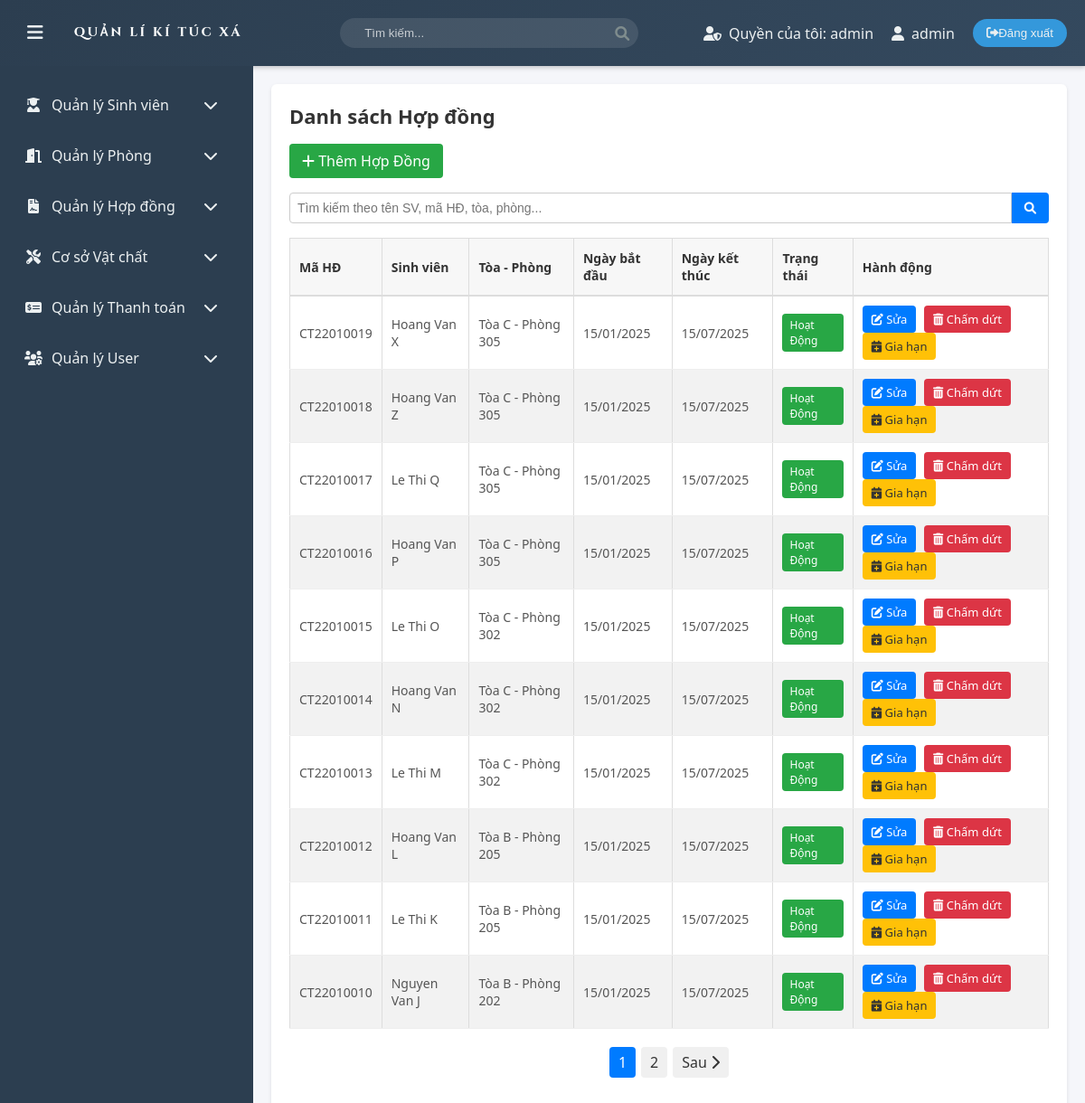
Page /php/admin/contracts_list.php (signed in) on the committed database.
### tables this page shows
CREATE TABLE IF NOT EXISTS Contracts (
    contract_id INT AUTO_INCREMENT PRIMARY KEY,
    contract_code VARCHAR(50) UNIQUE NOT NULL,
    student_id INT NOT NULL,
    room_id INT NOT NULL,
    signed_date DATE NOT NULL,          
    start_date DATE NOT NULL,           
    end_date DATE,                      
    deposit DECIMAL(10,2) DEFAULT 0.00, 
    terms TEXT,                         
    status ENUM('active', 'terminated', 'expired') DEFAULT 'active',
    created_at TIMESTAMP DEFAULT CURRENT_TIMESTAMP,
    FOREIGN KEY (student_id) REFERENCES Students(student_id) ON DELETE CASCADE,
    FOREIGN KEY (room_id) REFERENCES Rooms(room_id) ON DELETE CASCADE
);

CREATE TABLE IF NOT EXISTS Students (
    student_id INT AUTO_INCREMENT PRIMARY KEY,
    student_code VARCHAR(50) UNIQUE NOT NULL,
    full_name VARCHAR(255) NOT NULL,
    email VARCHAR(255) NOT NULL,
    phone VARCHAR(20),
    gender ENUM('Male', 'Female', 'Other') DEFAULT 'Other',
    date_of_birth DATE,
    address VARCHAR(255),
    nationality VARCHAR(50) DEFAULT 'Vietnam',
    major VARCHAR(100),
    year_of_study INT CHECK (year_of_study BETWEEN 1 AND 5),
    gpa DECIMAL(3, 2) CHECK (gpa BETWEEN 0.0 AND 4.0),
    room_id INT,
    status ENUM('Active', 'Inactive', 'Graduated') DEFAULT 'Active',
    FOREIGN KEY (room_id) REFERENCES Rooms(room_id) ON DELETE SET NULL
);

CREATE TABLE IF NOT EXISTS Rooms (
    room_id INT AUTO_INCREMENT PRIMARY KEY,
    room_code VARCHAR(50) UNIQUE NOT NULL,
    building VARCHAR(1) NOT NULL,
    floor INT NOT NULL,
    room_number VARCHAR(10) NOT NULL,
    capacity ENUM('2', '4', '8') NOT NULL,
    status ENUM('available', 'occupied', 'maintenance') DEFAULT 'available',
    price DECIMAL(10,2) NOT NULL
);

### php/admin/contracts_list.php (the view, shortened to what this page needs)
<?php
include '../config/db_connect.php';
$limit = 10;
$page  = isset($_GET['page']) ? (int)$_GET['page'] : 1;
$offset = ($page - 1) * $limit;
$searchTerm = isset($_GET['search']) ? trim($_GET['search']) : '';
$sql_count = "SELECT COUNT(*) AS total
              FROM Contracts c
              LEFT JOIN Students s ON c.student_id = s.student_id
              LEFT JOIN Rooms r ON c.room_id = r.room_id
              WHERE 1 ";
$sql_main = "SELECT c.contract_id, c.contract_code,
                    s.full_name,
                    r.building, r.room_number,
                    c.start_date, c.end_date, c.status
             FROM Contracts c
             LEFT JOIN Students s ON c.student_id = s.student_id
             LEFT JOIN Rooms r ON c.room_id = r.room_id
             WHERE 1 ";
$sql_main .= " ORDER BY c.contract_id DESC
               LIMIT ? OFFSET ?";
$stmt_count = $conn->prepare($sql_count);
$stmt_count->execute();
$result_count = $stmt_count->get_result();
$totalRow = $result_count->fetch_assoc()['total'] ?? 0;
$totalPage = $totalRow > 0 ? ceil($totalRow / $limit) : 1;
$stmt_main = $conn->prepare($sql_main);
if ($searchTerm !== '') {
    $likeStr = "%{$searchTerm}%";
    $stmt_main->bind_param('ssssii',
        $likeStr, $likeStr, $likeStr, $likeStr,
        $limit, $offset
    );
} else {
    $stmt_main->bind_param('ii', $limit, $offset);
}
$stmt_main->execute();
$result_contracts = $stmt_main->get_result();
?>
<!DOCTYPE html>
<html lang="vi">
<head>
    <link rel="stylesheet" href="../../assets/css/main.css">
    <link rel="stylesheet" href="../../assets/css/manage_contracts.css">
    <link rel="stylesheet" href="https://cdnjs.cloudflare.com/ajax/libs/font-awesome/6.0.0/css/all.min.css">
</head>
<body>
    <?php include 'layout/header.php'; ?>
    <div class="container">
        <?php include 'layout/menu.php'; ?>
        <main class="content">
            <div class="contracts-list-container">
                <h2>Danh sách Hợp đồng</h2>
                <a href="create_contract.php" class="add-btn">
                    <i class="fas fa-plus"></i> Thêm Hợp Đồng
                </a>
                <form method="GET" class="search-form">
                    <input type="text" name="search"
                           placeholder="Tìm kiếm theo tên SV, mã HĐ, tòa, phòng..."
                           value="<?php echo htmlspecialchars($searchTerm); ?>">
                    <button type="submit"><i class="fas fa-search"></i></button>
                </form>
                <table id="contracts-table">
                    <thead>
                        <tr>
                            <th>Mã HĐ</th>
                            <th>Sinh viên</th>
                            <th>Tòa - Phòng</th>
                            <th>Ngày bắt đầu</th>
                            <th>Ngày kết thúc</th>
                            <th>Trạng thái</th>
                            <th>Hành động</th>
                        </tr>
                    </thead>
                    <tbody>
                        <?php if ($result_contracts->num_rows > 0): ?>
                            <?php while ($contract = $result_contracts->fetch_assoc()): ?>
                                <tr>
                                    <td><?php echo htmlspecialchars($contract['contract_code']); ?></td>
                                    <td><?php echo htmlspecialchars($contract['full_name']); ?></td>
                                    <td>
                                        <?php
                                            $building = $contract['building'];
                                            $roomNum  = $contract['room_number'];
                                            if ($building && $roomNum) {
                                                echo "Tòa " . htmlspecialchars($building)
                                                   . " - Phòng " . htmlspecialchars($roomNum);
                                            } else {
                                                echo 'Chưa phân phòng';
                                            }
                                        ?>
                                    </td>
                                    <td>
                                        <?php
                                            $startDate = date("d/m/Y", strtotime($contract['start_date']));
                                            echo htmlspecialchars($startDate);
                                        ?>
                                    </td>
                                    <td>
                                        <?php
                                            $endDate = date("d/m/Y", strtotime($contract['end_date']));
                                            echo htmlspecialchars($endDate);
                                        ?>
                                    </td>
                                    <td>
                                        <?php
                                        switch ($contract['status']) {
                                            case 'active':
                                                echo '<span class="status active">Hoạt động</span>';
                                                break;
                                        }
                                        ?>
                                    </td>
                                    <td>
                                        <a href="edit_contract.php?contract_id=<?php echo $contract['contract_id']; ?>"
                                           class="edit-btn" title="Sửa Hợp Đồng">
                                           <i class="fas fa-edit"></i> Sửa
                                        </a>
                                        <a href="javascript:void(0);"
                                           class="terminate-btn"
                                           data-contract-id="<?php echo $contract['contract_id']; ?>"
                                           title="Chấm dứt Hợp Đồng">
                                           <i class="fas fa-trash-alt"></i> Chấm dứt
                                        </a>
                                        <a href="renew_contract.php?contract_id=<?php echo $contract['contract_id']; ?>"
                                            class="renew-btn"
                                            title="Gia hạn Hợp đồng">
                                            <i class="fas fa-calendar-plus"></i> Gia hạn
                                        </a>
                                    </td>
                                </tr>
                            <?php endwhile; ?>
                        <?php endif; ?>
                    </tbody>
                </table>
                <?php if ($totalPage > 1): ?>
                    <div class="pagination-container">
                        <?php
                        for ($i = 1; $i <= $totalPage; $i++):
                            $active = ($i === $page) ? 'active' : '';
                            ?>
                            <a class="pagination-btn <?php echo $active; ?>"
                               href="?search=<?php echo urlencode($searchTerm); ?>&page=<?php echo $i; ?>">
                                <?php echo $i; ?>
                            </a>
                        <?php endfor; ?>
                        <?php if ($page < $totalPage): ?>
                            <a class="pagination-btn"
                               href="?search=<?php echo urlencode($searchTerm); ?>&page=<?php echo $page+1; ?>">
                               Sau <i class="fas fa-chevron-right"></i>
                            </a>
                        <?php endif; ?>
                    </div>
                <?php endif; ?>
            </div>
        </main>
    </div>
</body>
</html>

### assets/css/main.css (style rules this page uses)
:root { --primary-color: #2c3e50; --secondary-color: #34495e; --accent-color: #3498db; --text-color: #ecf0f1; --hover-color: #2980b9; --transition-speed: 0.3s; }
body { font-family: 'Segoe UI', Tahoma, Geneva, Verdana, sans-serif; margin: 0; padding: 0; background-color: #f5f6fa; }
.container { display: flex; min-height: calc(100vh - 70px); }
.content { flex-grow: 1; padding: 30px; transition: var(--transition-speed); }

### assets/css/manage_contracts.css (style rules this page uses)
.content { flex: 1; padding: 20px; }
.contracts-list-container h2 { margin-bottom: 20px; color: #2980b9; }
.add-btn { display: inline-block; background-color: #27ae60; color: white; padding: 10px 15px; border-radius: 5px; text-decoration: none; margin-bottom: 20px; }
.search-form { display: flex; margin-bottom: 20px; }
.search-form input[type="text"] { flex: 1; padding: 10px; border: 1px solid #ccc; border-radius: 5px; }
.search-form button { background-color: #2980b9; color: white; border: none; padding: 10px 15px; border-radius: 5px; cursor: pointer; }
#contracts-table { width: 100%; border-collapse: collapse; margin-bottom: 20px; }
#contracts-table th, #contracts-table td { border: 1px solid #ddd; padding: 10px; text-align: left; }
#contracts-table th { background-color: #2980b9; color: white; }
#contracts-table tr:nth-child(even) { background-color: #f2f2f2; }
.status { padding: 5px 10px; border-radius: 5px; color: white; }
.status.active { background-color: #27ae60; }
.edit-btn, .terminate-btn { color: #2980b9; text-decoration: none; padding: 5px 10px; border-radius: 5px; }
.pagination-container { display: flex; justify-content: center; margin-top: 20px; }
.pagination-btn { margin: 0 5px; padding: 10px 15px; background-color: #2980b9; color: white; text-decoration: none; border-radius: 5px; }
.pagination-btn.active { background-color: #1f6391; }
.contracts-list-container { background-color: #fff; padding: 20px; border-radius: 6px; box-shadow: 0 2px 4px rgba(0,0,0,0.1); }
.contracts-list-container h2 { margin-top: 0; margin-bottom: 16px; font-size: 22px; color: #333; font-weight: 600; }
.add-btn { display: inline-block; background-color: #28a745; color: #fff; padding: 8px 14px; border-radius: 4px; text-decoration: none; margin-bottom: 16px; transition: background-color 0.3s; }
.search-form { display: flex; margin-bottom: 16px; }
.search-form input[type="text"] { flex: 1; padding: 8px; border: 1px solid #ccc; border-radius: 4px 0 0 4px; outline: none; font-size: 14px; }
.search-form button { background-color: #007bff; color: #fff; border: none; outline: none; padding: 8px 14px; border-radius: 0 4px 4px 0; cursor: pointer; transition: background-color 0.3s; }
#contracts-table { width: 100%; border-collapse: collapse; background-color: #fff; margin-bottom: 20px; font-size: 14px; }
#contracts-table thead th { background-color: #f7f7f7; color: #333; font-weight: 600; padding: 12px 10px; border-bottom: 2px solid #ddd; text-align: left; }
#contracts-table tbody td { padding: 10px; border-bottom: 1px solid #eee; vertical-align: middle; color: #555; }
.status { display: inline-block; padding: 4px 8px; border-radius: 4px; color: #fff; font-size: 12px; text-transform: capitalize; }
.status.active { background-color: #28a745; }
.edit-btn, .terminate-btn, .renew-btn { display: inline-block; text-decoration: none; padding: 6px 10px; border-radius: 4px; margin-right: 5px; color: #fff; font-size: 13px; transition: background-color 0.3s; }
.edit-btn { background-color: #007bff; }
.terminate-btn { background-color: #dc3545; }
.renew-btn { background-color: #ffc107; color: #333; }
.pagination-container { text-align: center; margin: 20px 0; }
.pagination-btn { display: inline-block; margin: 0 3px; padding: 6px 10px; background-color: #f0f0f0; color: #333; text-decoration: none; border-radius: 4px; transition: background-color 0.3s; }
.pagination-btn.active { background-color: #007bff; color: #fff; }

### rows in the picture
contracts: contract_code "CT22010019", student.full_name "Hoang Van X", room.building "C", room.room_number "305", start_date "15/01/2025", end_date "15/07/2025", status "Hoạt Động"
contracts: contract_code "CT22010018", student.full_name "Hoang Van Z", room.building "C", room.room_number "305", start_date "15/01/2025", end_date "15/07/2025", status "Hoạt Động"
contracts: contract_code "CT22010017", student.full_name "Le Thi Q", room.building "C", room.room_number "305", start_date "15/01/2025", end_date "15/07/2025", status "Hoạt Động"
contracts: contract_code "CT22010016", student.full_name "Hoang Van P", room.building "C", room.room_number "305", start_date "15/01/2025", end_date "15/07/2025", status "Hoạt Động"
contracts: contract_code "CT22010015", student.full_name "Le Thi O", room.building "C", room.room_number "302", start_date "15/01/2025", end_date "15/07/2025", status "Hoạt Động"
contracts: contract_code "CT22010014", student.full_name "Hoang Van N", room.building "C", room.room_number "302", start_date "15/01/2025", end_date "15/07/2025", status "Hoạt Động"
contracts: contract_code "CT22010013", student.full_name "Le Thi M", room.building "C", room.room_number "302", start_date "15/01/2025", end_date "15/07/2025", status "Hoạt Động"
contracts: contract_code "CT22010012", student.full_name "Hoang Van L", room.building "B", room.room_number "205", start_date "15/01/2025", end_date "15/07/2025", status "Hoạt Động"
contracts: contract_code "CT22010011", student.full_name "Le Thi K", room.building "B", room.room_number "205", start_date "15/01/2025", end_date "15/07/2025", status "Hoạt Động"
contracts: contract_code "CT22010010", student.full_name "Nguyen Van J", room.building "B", room.room_number "202", start_date "15/01/2025", end_date "15/07/2025", status "Hoạt Động"

### other values in the picture
$role "admin"
$username "admin"
